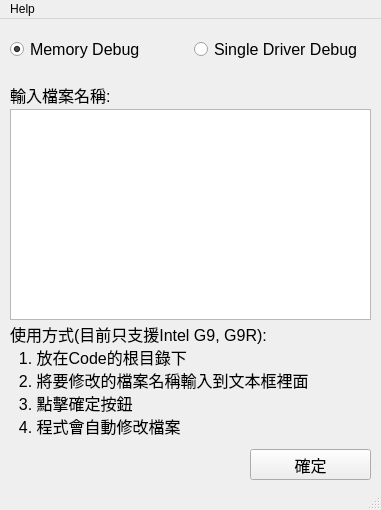
<?xml version="1.0" encoding="UTF-8"?>
<ui version="4.0">
 <class>MainWindow</class>
 <widget class="QMainWindow" name="MainWindow">
  <property name="windowModality">
   <enum>Qt::ApplicationModal</enum>
  </property>
  <property name="geometry">
   <rect>
    <x>0</x>
    <y>0</y>
    <width>381</width>
    <height>510</height>
   </rect>
  </property>
  <property name="windowTitle">
   <string>自動修改debug模式</string>
  </property>
  <widget class="QWidget" name="centralwidget">
   <widget class="QLabel" name="label">
    <property name="geometry">
     <rect>
      <x>10</x>
      <y>60</y>
      <width>121</width>
      <height>31</height>
     </rect>
    </property>
    <property name="font">
     <font>
      <family>Arial</family>
      <pointsize>12</pointsize>
     </font>
    </property>
    <property name="text">
     <string>輸入檔案名稱:</string>
    </property>
   </widget>
   <widget class="QLabel" name="label_2">
    <property name="geometry">
     <rect>
      <x>10</x>
      <y>300</y>
      <width>301</width>
      <height>121</height>
     </rect>
    </property>
    <property name="font">
     <font>
      <family>Arial</family>
      <pointsize>12</pointsize>
     </font>
    </property>
    <property name="text">
     <string>使用方式(目前只支援Intel G9, G9R):
  1. 放在Code的根目錄下
  2. 將要修改的檔案名稱輸入到文本框裡面
  3. 點擊確定按鈕
  4. 程式會自動修改檔案</string>
    </property>
   </widget>
   <widget class="QPushButton" name="pushButton">
    <property name="geometry">
     <rect>
      <x>250</x>
      <y>430</y>
      <width>121</width>
      <height>31</height>
     </rect>
    </property>
    <property name="font">
     <font>
      <family>Arial</family>
      <pointsize>12</pointsize>
     </font>
    </property>
    <property name="text">
     <string>確定</string>
    </property>
   </widget>
   <widget class="QPlainTextEdit" name="plainTextEdit">
    <property name="geometry">
     <rect>
      <x>10</x>
      <y>90</y>
      <width>361</width>
      <height>211</height>
     </rect>
    </property>
    <property name="font">
     <font>
      <family>Arial</family>
      <pointsize>12</pointsize>
     </font>
    </property>
   </widget>
   <widget class="QWidget" name="">
    <property name="geometry">
     <rect>
      <x>10</x>
      <y>10</y>
      <width>361</width>
      <height>41</height>
     </rect>
    </property>
    <layout class="QHBoxLayout" name="horizontalLayout">
     <item>
      <widget class="QRadioButton" name="radioButton">
       <property name="font">
        <font>
         <family>Arial</family>
         <pointsize>12</pointsize>
        </font>
       </property>
       <property name="text">
        <string>Memory Debug</string>
       </property>
       <property name="checked">
        <bool>true</bool>
       </property>
      </widget>
     </item>
     <item>
      <widget class="QRadioButton" name="radioButton_2">
       <property name="font">
        <font>
         <family>Arial</family>
         <pointsize>12</pointsize>
        </font>
       </property>
       <property name="text">
        <string>Single Driver Debug</string>
       </property>
      </widget>
     </item>
    </layout>
   </widget>
  </widget>
  <widget class="QMenuBar" name="menubar">
   <property name="geometry">
    <rect>
     <x>0</x>
     <y>0</y>
     <width>381</width>
     <height>21</height>
    </rect>
   </property>
   <widget class="QMenu" name="menuHelp">
    <property name="title">
     <string>Help</string>
    </property>
    <addaction name="actionAbout"/>
   </widget>
   <addaction name="menuHelp"/>
  </widget>
  <widget class="QStatusBar" name="statusbar"/>
  <action name="actionAbout">
   <property name="text">
    <string>About</string>
   </property>
  </action>
 </widget>
 <resources/>
 <connections/>
</ui>
